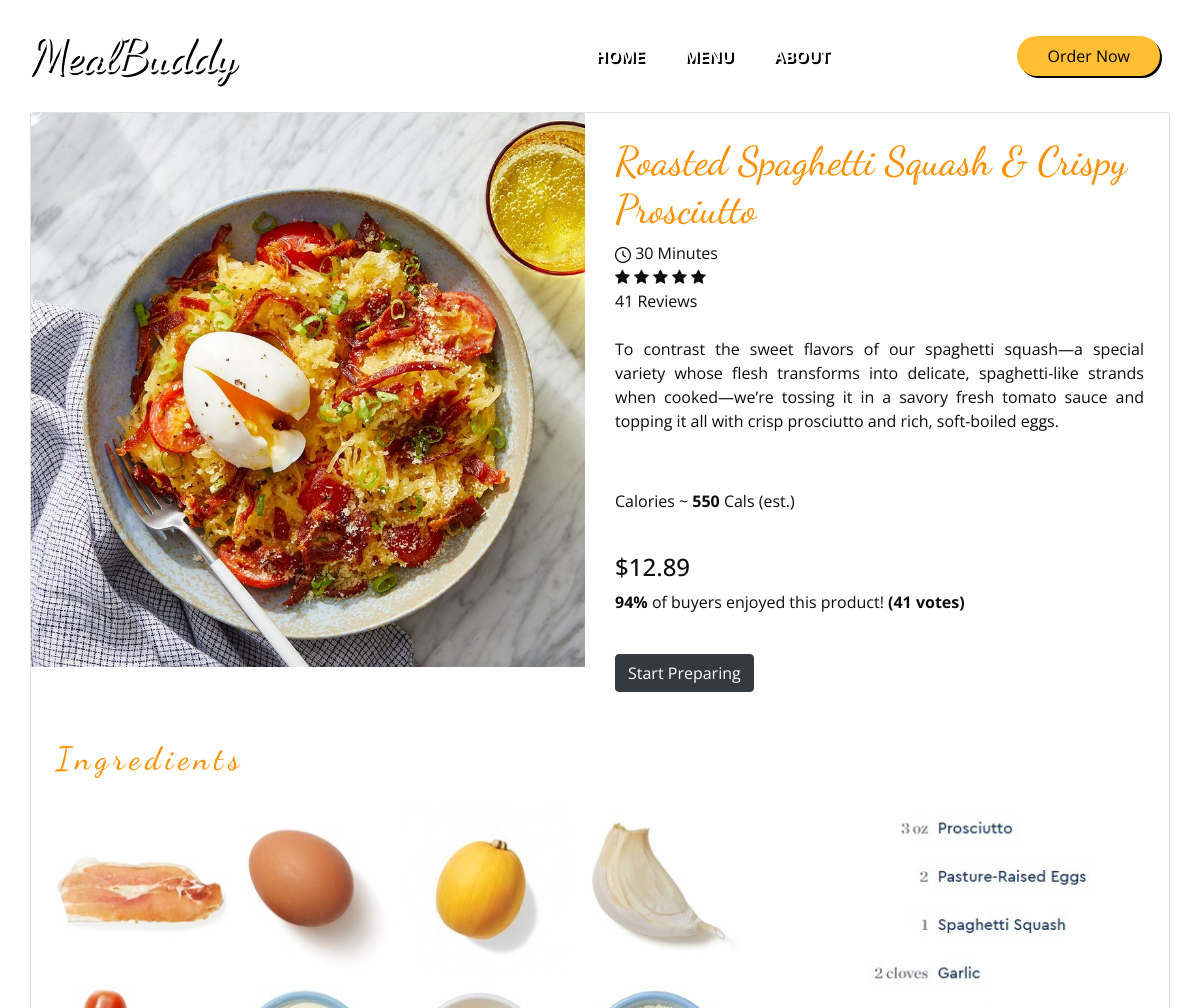
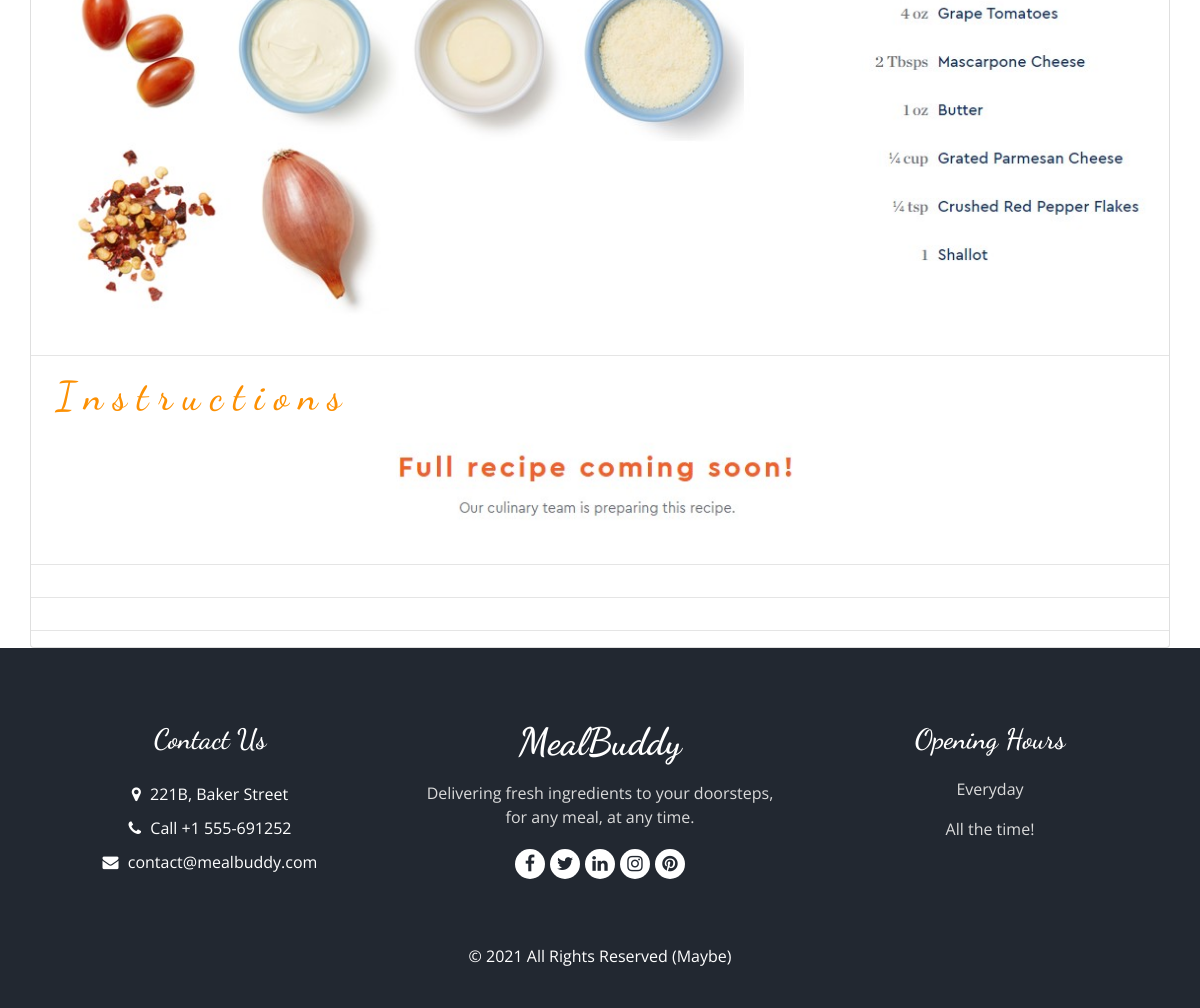
Page /deets.php?uid=4 on the committed database (2 pictures, top to bottom).
### tables this page shows
CREATE TABLE `meals` (
  `uid` int(11) NOT NULL,
  `name` varchar(60) NOT NULL,
  `dscrip` varchar(600) NOT NULL,
  `imglink` varchar(200) NOT NULL,
  `price` varchar(10) NOT NULL,
  `prep_time` int(30) NOT NULL,
  `reviews` int(100) NOT NULL,
  `calories` varchar(255) NOT NULL,
  `ingred` varchar(255) NOT NULL,
  `posppl` varchar(15) NOT NULL
);

CREATE TABLE `instructions` (
  `instrct_id` int(11) NOT NULL,
  `instrct1` varchar(255) NOT NULL,
  `instrct2` varchar(255) NOT NULL,
  `instrct3` varchar(255) NOT NULL,
  `instrct4` varchar(255) NOT NULL
);

### deets.php (the view, shortened to what this page needs)
<?php
$connec = mysqli_connect('localhost', 'root', '');
mysqli_select_db($connec, 'mbuddy');
if (isset($_GET['uid'])) {
  $current_id = $_GET['uid'];
  $getMeal = "SELECT * FROM meals WHERE uid='$current_id' ";
  $getInstr = "SELECT * FROM instructions WHERE instrct_id='$current_id'";
  $run_meal = mysqli_query($connec, $getMeal);
  $run_instr = mysqli_query($connec, $getInstr);
  $row_meal = mysqli_fetch_array($run_meal);
  $row_instr = mysqli_fetch_array($run_instr);
  $meal_name = $row_meal['name'];
  $meal_deets = $row_meal['dscrip'];
  $meal_price = $row_meal['price'];
  $meal_image = $row_meal['imglink'];
  $meal_prep_time = $row_meal['prep_time'];
  $meal_reviews = $row_meal['reviews'];
  $meal_calories = $row_meal['calories'];
  $meal_ingredients = $row_meal['ingred'];
  $meal_positive = $row_meal['posppl'];
  $instr1 = $row_instr['instrct1'];
}
?>
<!DOCTYPE html>
<html lang="en">
<head>
  <link rel="stylesheet" type="text/css" href="css/bootstrap.css" />
  <link rel="stylesheet" type="text/css" href="https://cdnjs.cloudflare.com/ajax/libs/OwlCarousel2/2.3.4/assets/owl.carousel.min.css" />
  <link rel="stylesheet" href="https://cdnjs.cloudflare.com/ajax/libs/jquery-nice-select/1.1.0/css/nice-select.min.css" />
  <link
  href="http://cdnjs.cloudflare.com/ajax/libs/font-awesome/4.3.0/css/font-awesome.css"
  rel="stylesheet"  type='text/css'>
  <link href="css/style.css" rel="stylesheet" />
  <link href="css/style.scss" rel="stylesheet" />
  <link href="css/responsive.css" rel="stylesheet" />
</head>
  <body style="background-color= black;">
    <div class="hero_area">
      <header class="header_section">
        <div class="container">
          <nav class="navbar navbar-expand-lg custom_nav-container ">
            <a class="navbar-brand" href="index.php">
              <span>
                MealBuddy
              </span>
            </a>
            <div class="collapse navbar-collapse" id="navbarSupportedContent">
              <ul class="navbar-nav  mx-auto ">
                <li class="nav-item">
                  <a class="nav-link" href="index.php">Home</a>
                </li>
                <li class="nav-item">
                  <a class="nav-link" href="menu.php">Menu</a>
                </li>
                <li class="nav-item">
                  <a class="nav-link" href="about.html">About</a>
                </li>
              </ul>
              <div class="user_option">
                <a href="" class="order_online">
                  Order Now
                </a>
              </div>
            </div>
          </nav>
        </div>
      </header>
	<div class="container">
		<div class="card">
			<div class="container-fliud">
				<div class="wrapper row">
					<div class="preview col-md-6">
						<div class="preview-pic tab-content">
						  <div class="tab-pane active" id="pic-1"><img src="<?php echo $meal_image ?>" height="100%" width="100%" /></div>
						</div>
					</div>
					<div class="details col-md-6">
            <br>
						<h1 class="product-title" style="font-family: 'Dancing Script', cursive; color: #fc9003;"><?php echo $meal_name ?></h1>
            <img src="images/clock.png" alt="Timer" height="16px" width="16px">
            <?php echo $meal_prep_time ?> Minutes
            <br>
						<div class="rating">
							<div class="stars">
								<span class="fa fa-star checked"></span>
								<span class="fa fa-star checked"></span>
								<span class="fa fa-star checked"></span>
								<span class="fa fa-star"></span>
								<span class="fa fa-star"></span>
							</div>
							<span class="review-no"><?php echo $meal_reviews ?> Reviews</span>
              <br>
              <br>
						</div>
						<p class="product-description" style="text-align: justify; padding-right:25px;"><?php echo $meal_deets ?></p>
            <br>
            <p class="vote">
              <p>Calories    ~ <strong><?php echo $meal_calories ?></strong><light> Cals (est.)</light></p>
            </p>
            <br>
						<h4 class="price">&#36;<?php echo $meal_price ?></h4>
						<p class="vote"><strong><?php echo $meal_positive ?>%</strong> of buyers enjoyed this product! <strong>(<?php echo $meal_reviews ?> votes)</strong></p>
            <br>
						<div class="action">
							<a href="#ingredient"><button type="button" class="btn btn-dark">Start Preparing</button></a>
						</div>
					</div>
				</div>
			</div>
      <br><br>
      <h2 class="product-title" style="font-family: 'Dancing Script', cursive; padding-left: 25px; color: #fc9003; letter-spacing: 5px;" id="ingredient">Ingredients</h2>
      <img src="<?php echo $meal_ingredients ?>" alt="Ingredients" style="margin: 10px 10px 10px 10px;">
      <hr>
      <h1 style="font-family: 'Dancing Script', cursive; letter-spacing: 10px; color: #fc9003; padding-left:25px;">Instructions</h1>
      <img src="<?php echo $instr1 ?>" alt="" >
      <hr>
      <hr>
      <hr>
      </div>
		</div>
	</div>
  <footer class="footer_section" style="background-color: #222831">
    <div class="container">
      <div class="row">
        <div class="col-md-4 footer-col">
          <div class="footer_contact">
            <h4>
              Contact Us
            </h4>
            <div class="contact_link_box">
              <a href="">
                <i class="fa fa-map-marker" aria-hidden="true"></i>
                <span>
                  221B, Baker Street
                </span>
              </a>
              <a href="">
                <i class="fa fa-phone" aria-hidden="true"></i>
                <span>
                  Call +1 555-691252
                </span>
              </a>
              <a href="">
                <i class="fa fa-envelope" aria-hidden="true"></i>
                <span>
                  contact@mealbuddy.com
                </span>
              </a>
            </div>
          </div>
        </div>
        <div class="col-md-4 footer-col">
          <div class="footer_detail">
            <a href="" class="footer-logo">
              MealBuddy
            </a>
            <p>
              Delivering fresh ingredients to your doorsteps, for any meal, at any time.
            </p>
            <div class="footer_social">
              <a href="">
                <i class="fa fa-facebook" aria-hidden="true"></i>
              </a>
              <a href="">
                <i class="fa fa-twitter" aria-hidden="true"></i>
              </a>
              <a href="">
                <i class="fa fa-linkedin" aria-hidden="true"></i>
              </a>
              <a href="">
                <i class="fa fa-instagram" aria-hidden="true"></i>
              </a>
              <a href="">
                <i class="fa fa-pinterest" aria-hidden="true"></i>
              </a>
            </div>
          </div>
        </div>
        <div class="col-md-4 footer-col">
          <h4>
            Opening Hours
          </h4>
          <p>
            Everyday
          </p>
          <p>
            All the time!
          </p>
        </div>
      </div>
      <div class="footer-info">
        <p>
          &copy; <span id="displayYear"></span> All Rights Reserved (Maybe)
        </p>
      </div>
    </div>
  </footer>
  </body>
  </html>

### css/style.css (style rules this page uses)
body { font-family: "Open Sans", sans-serif; color: #0c0c0c; background-color: #ffffff; overflow-x: hidden; }
h1, h2 { font-family: 'Dancing Script', cursive; }
a, a:hover, a:focus { text-decoration: none; }
.btn, .btn:focus { outline: none !important; -webkit-box-shadow: none; box-shadow: none; }
.hero_area { position: relative; min-height: 100vh; display: -webkit-box; display: -ms-flexbox; display: flex; -webkit-box-orient: vertical; -webkit-box-direction: normal; -ms-flex-direction: column; flex-direction: column; }
.header_section { padding: 15px 0; }
.navbar-brand { font-family: 'Dancing Script', cursive; }
.navbar-brand span { font-weight: bolder; font-size: 48px; color: white; text-shadow: 2px 2px black; }
.custom_nav-container { padding: 0; }
.custom_nav-container .navbar-nav { padding-left: 18%; }
.custom_nav-container .navbar-nav .nav-item .nav-link { font-weight: bold; padding: 5px 20px; color: #ffffff; text-align: center; text-transform: uppercase; border-radius: 5px; -webkit-transition: all 0.3s; transition: all 0.3s; text-shadow: 2px 2px black; }
.user_option { display: -webkit-box; display: -ms-flexbox; display: flex; -webkit-box-align: center; -ms-flex-align: center; align-items: center; }
.user_option a { margin: 0 10px; }
.user_option .order_online { display: inline-block; padding: 8px 30px; background-color: #ffbe33; color: black; border-radius: 45px; -webkit-transition: all 0.3s; transition: all 0.3s; border: none; box-shadow: 2px 2px black; }
.footer_section { background-color: #222831; color: #ffffff; padding: 75px 0 40px 0; text-align: center; }
.footer_section h4 { font-size: 28px; }
.footer_section h4, .footer_section .footer-logo { font-weight: 600; margin-bottom: 20px; font-family: 'Dancing Script', cursive; }
.footer_section p { color: #dbdbdb; }
.footer_section .footer-col { margin-bottom: 30px; }
.footer_section .footer_contact .contact_link_box { display: -webkit-box; display: -ms-flexbox; display: flex; -webkit-box-orient: vertical; -webkit-box-direction: normal; -ms-flex-direction: column; flex-direction: column; }
.footer_section .footer_contact .contact_link_box a { margin: 5px 0; color: #ffffff; }
.footer_section .footer_contact .contact_link_box a i { margin-right: 5px; }
.footer_section .footer-logo { display: block; font-weight: bold; font-size: 38px; line-height: 1; color: #ffffff; }
.footer_section .footer_social { display: -webkit-box; display: -ms-flexbox; display: flex; -webkit-box-pack: center; -ms-flex-pack: center; justify-content: center; margin-top: 20px; margin-bottom: 10px; }
.footer_section .footer_social a { display: -webkit-box; display: -ms-flexbox; display: flex; -webkit-box-pack: center; -ms-flex-pack: center; justify-content: center; -webkit-box-align: center; -ms-flex-align: center; align-items: center; color: #222831; width: 30px; height: 30px; border-radius: 100%; background-color: #ffffff; border-radius: 100%; margin: 0 2.5px; font-size: 18px; }
.footer_section .footer-info { text-align: center; margin-top: 25px; }
.footer_section .footer-info p { color: #ffffff; margin: 0; }

### css/responsive.css (style rules this page uses)
@media (min-width: 1200px) { .container { max-width: 1170px; } }

### rows in the picture
meals: name "Roasted Spaghetti Squash & Crispy Prosciutto", prep_time "30", reviews "41", dscrip "To contrast the sweet flavors of our spaghetti squash—a special variety whose flesh transforms into delicate, spaghetti-like strands when cooked—we’re tossing it in a savory fresh tomato sauce and topping it all with crisp prosciutto and rich, soft-boiled eggs.", calories "550", price "12.89", posppl "94"
instructions: instrct1 (picture)
